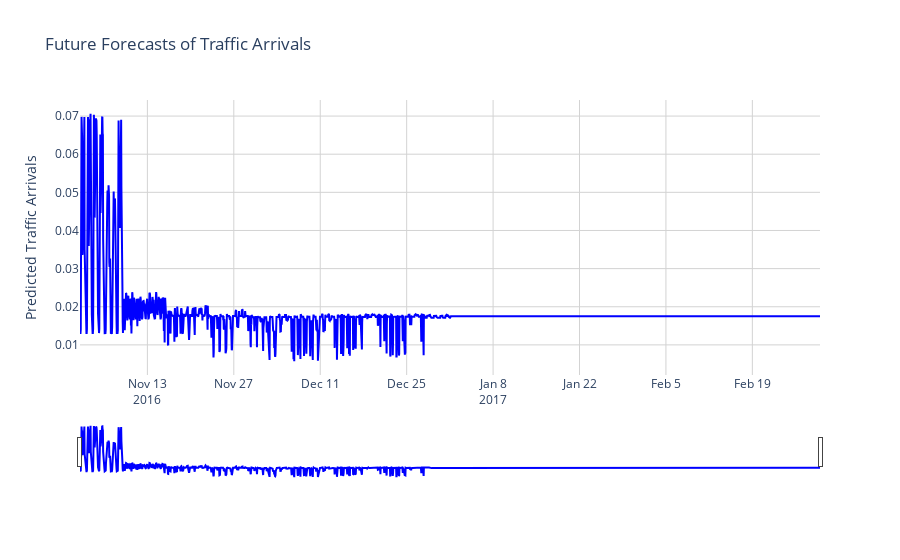

The code cell stored with this chart in its notebook:
### Code cell
# Create a new figure
fig = go.Figure()

fig.add_trace(go.Scatter(x=future_with_features.index, y=future_with_features['pred'],
                         name='Predicted Traffic Arrivals',
                         line=dict(color='blue', width=2),
                         hovertemplate='<b>Date</b>: %{x|%m-%d-%Y}<br>' +
                                       '<b>Traffic</b>: %{y}<br>' +
                                       '<b>Day of Week</b>: %{x| %A}<extra></extra>'))

fig.update_layout(
    title='Future Forecasts of Traffic Arrivals',
    xaxis=dict(
        rangeslider=dict(visible=True),
        type='date'
    ),
    yaxis_title='Predicted Traffic Arrivals',
    template='plotly_white'
)

fig.update_xaxes(showgrid=True, gridwidth=1, gridcolor='lightgrey')
fig.update_yaxes(showgrid=True, gridwidth=1, gridcolor='lightgrey')

fig.show()

### Figure 1 — Plotly figure (JSON) as saved in the notebook; plotly's stock layout.template omitted (floating-point values rounded to 4 significant figures; data arrays with more than 128 entries replaced by an {"elided": "..."} marker saying what was removed)
{"data": [{"hovertemplate": "<b>Date</b>: %{x|%m-%d-%Y}<br><b>Traffic</b>: %{y}<br><b>Day of Week</b>: %{x| %A}<extra></extra>", "line": {"color": "blue", "width": 2}, "name": "Predicted Traffic Arrivals", "type": "scatter", "x": {"elided": "2878 str values"}, "y": {"elided": "2878 float values"}}], "layout": {"title": {"text": "Future Forecasts of Traffic Arrivals"}, "xaxis": {"gridcolor": "lightgrey", "gridwidth": 1, "rangeslider": {"visible": true}, "showgrid": true, "type": "date"}, "yaxis": {"gridcolor": "lightgrey", "gridwidth": 1, "showgrid": true, "title": {"text": "Predicted Traffic Arrivals"}}}}
